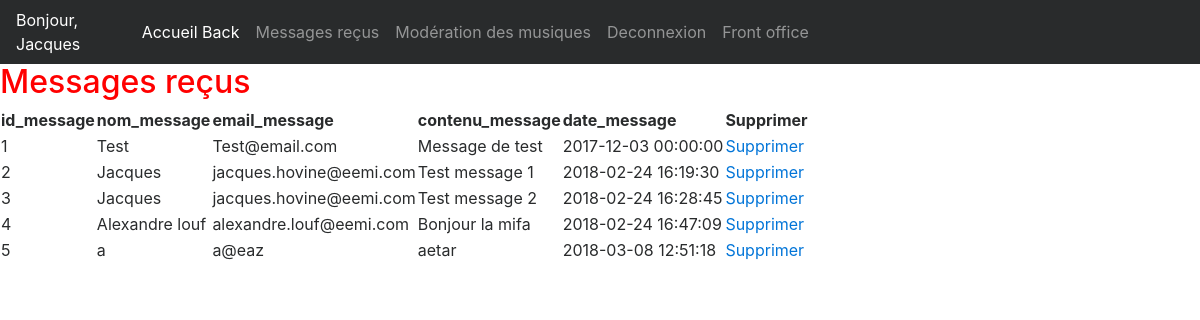
The app's page /admin/messages_back.php (signed in) with its own data.
### tables this page shows
CREATE TABLE `muzicon_messages` (
  `id_message` int(11) NOT NULL,
  `nom_message` varchar(50) NOT NULL,
  `email_message` varchar(50) NOT NULL,
  `contenu_message` text NOT NULL,
  `date_message` datetime NOT NULL
);

### include/functions.inc.php (called while the page is built, shortened)
<?php
function selectAll($table){
  global $pdo;
  $rowsToGet = $pdo->query('SELECT * FROM ' . $table);
  $rows = $rowsToGet->fetchAll(PDO::FETCH_ASSOC);
  return $rows;
}

### admin/messages_back.php (the view, shortened to what this page needs)
<?php
require_once($_SERVER['DOCUMENT_ROOT']. '/musicon/include/init.inc.php');
include($_SERVER['DOCUMENT_ROOT']. '/musicon/include/functions.inc.php');
$messages = selectAll('muzicon_messages');
include "haut.inc.php";
?>
<main class="flex-col">
  <section class="flex-col flex-sb flex-wrap">
    <div>
      <h2>Messages reçus</h2>
    </div>
    <table>
      <thead>
        <tr>
          <?php foreach($messages[0] as $titles => $value) : ?>
          <th><?= $titles ?></th>
          <?php endforeach; ?>
          <th>Supprimer</th>
        </tr>
      </thead>
      <tbody>
        <?php foreach($messages as $key => $value) : ?>
          <tr>
            <td><?= $value['id_message'] ?></td>
            <td><?= htmlspecialchars($value['nom_message']) ?></td>
            <td><?= htmlspecialchars($value['email_message']) ?></td>
            <td><?= htmlspecialchars($value['contenu_message']) ?></td>
            <td><?= $value['date_message'] ?></td>
            <td><a onclick="return confirm('vous sur de vouloir supprimer ce message ?')" href="messages_back.php?del=<?= $value['id_message'] ?>">Supprimer</a></td>
          </tr>
        <?php endforeach; ?>
      </tbody>
    </table>
  </section>
</main>
<?php
include "bas.inc.php";

### css/style_back.css (style rules this page uses)
h2 { color:red; }

### records on screen
muzicon_messages: id_message "1", nom_message "Test", email_message "Test@email.com", contenu_message "Message de test", date_message "2017-12-03 00:00:00"
muzicon_messages: id_message "2", nom_message "Jacques", email_message "jacques.hovine@eemi.com", contenu_message "Test message 1", date_message "2018-02-24 16:19:30"
muzicon_messages: id_message "3", nom_message "Jacques", email_message "jacques.hovine@eemi.com", contenu_message "Test message 2", date_message "2018-02-24 16:28:45"
muzicon_messages: id_message "4", nom_message "Alexandre louf", email_message "alexandre.louf@eemi.com", contenu_message "Bonjour la mifa", date_message "2018-02-24 16:47:09"
muzicon_messages: id_message "5", nom_message "a", email_message "a@eaz", contenu_message "aetar", date_message "2018-03-08 12:51:18"

### other values on screen
$_SESSION['login'] "Jacques"
$titles "id_message"
$titles "nom_message"
$titles "email_message"
$titles "contenu_message"
$titles "date_message"
